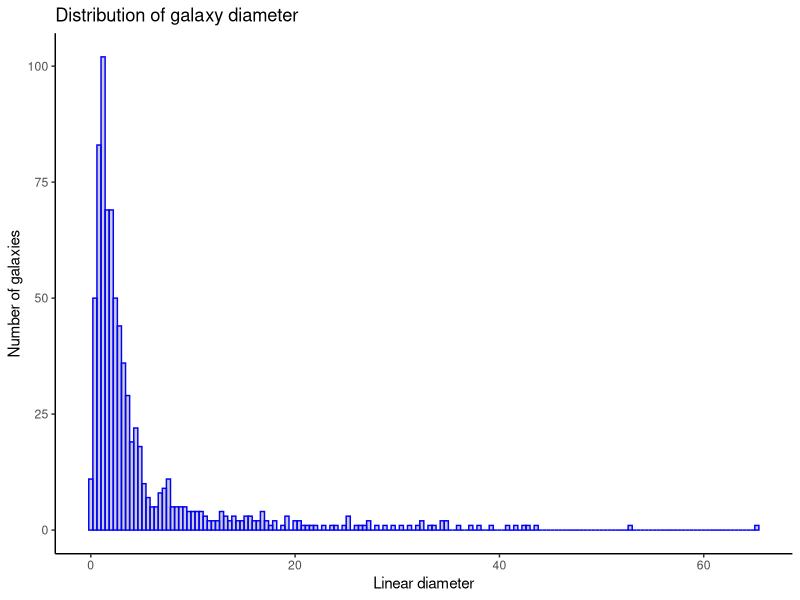

Generate this figure with R:

# Problem 2

# creating column names for col.names argument in read_csv
column_names <- c("name", "a_26", "m_b", "log_lk", "log_m26", "log_mhi", "vlg", "ti1", "md", "D", "delta_vlg", "count")


# Read the text file using read.csv
galaxies <- read.csv("suites_dw_Table1.txt", header = FALSE, sep ="|",  skip = 16, col.names = column_names,
                     strip.white = TRUE)


# View the first rows of the data
head(galaxies)

# Summary statistics 
summary(galaxies)


# Problem 3

#import for plotting 
library(ggplot2)

# Create a histogram for linear diameter
ggplot(galaxies, aes(x = a_26)) +
  geom_histogram(binwidth = 0.4, colour = "blue", alpha = 0.3) +
  theme_classic() +
  labs(title = "Distribution of galaxy diameter",
       x = "Linear diameter",
       y = "Number of galaxies")

# The histgram presents the distribution of galaxies measured in linear diameter of the galaxy in kpc.
# Since the majority of observed galaxies do have a smaller linear diameter, i can not conclude that smaller
# galaxies are under-represented in the data. 